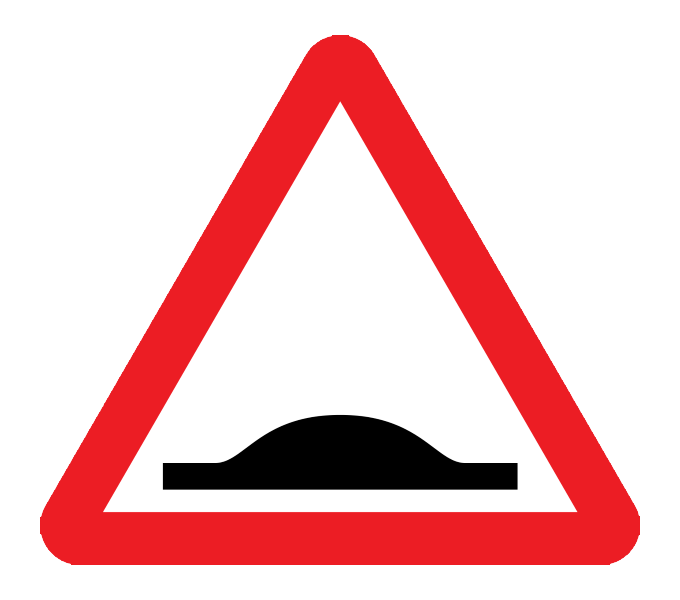
%> input picture sinalLomba.png, 680 x 600 px
$ octave exeCircularidade.m   (GNU Octave 9; MATLAB toolbox functions it lacks are replaced by stand-ins)
%> lines starting %> are read from the running program, lines starting %| are printed output that depends on the picture; in (x1, y1, x2, y2) boxes, pixels count from 0 and x2, y2 are one past the last pixel; in counts of white or black regions, pixels touching at a corner belong together; the program's own positions count from 1
### createMaskYellowHSV.m
function [BW,maskedRGBImage] = createMaskYellowHSV(RGB)
%createMask  Threshold RGB image using auto-generated code from colorThresholder app.
%  [BW,MASKEDRGBIMAGE] = createMask(RGB) thresholds image RGB using
%  auto-generated code from the colorThresholder app. The colorspace and
%  range for each channel of the colorspace were set within the app. The
%  segmentation mask is returned in BW, and a composite of the mask and
%  original RGB images is returned in maskedRGBImage.

% Auto-generated by colorThresholder app on 18-Oct-2022
%------------------------------------------------------


% Convert RGB image to chosen color space
I = rgb2hsv(RGB);

% Define thresholds for channel 1 based on histogram settings
channel1Min = 0.131;
channel1Max = 0.182;

% Define thresholds for channel 2 based on histogram settings
channel2Min = 0.755;
channel2Max = 1.000;

% Define thresholds for channel 3 based on histogram settings
channel3Min = 0.863;
channel3Max = 1.000;

% Create mask based on chosen histogram thresholds
sliderBW = (I(:,:,1) >= channel1Min ) & (I(:,:,1) <= channel1Max) & ...
    (I(:,:,2) >= channel2Min ) & (I(:,:,2) <= channel2Max) & ...
    (I(:,:,3) >= channel3Min ) & (I(:,:,3) <= channel3Max);
BW = sliderBW;

% Initialize output masked image based on input image.
maskedRGBImage = RGB;

% Set background pixels where BW is false to zero.
maskedRGBImage(repmat(~BW,[1 1 3])) = 0;

end

### createMaskRedHSV.m
function [BW,maskedRGBImage] = createMaskRedHSV(RGB)
%createMask  Threshold RGB image using auto-generated code from colorThresholder app.
%  [BW,MASKEDRGBIMAGE] = createMask(RGB) thresholds image RGB using
%  auto-generated code from the colorThresholder app. The colorspace and
%  range for each channel of the colorspace were set within the app. The
%  segmentation mask is returned in BW, and a composite of the mask and
%  original RGB images is returned in maskedRGBImage.

% Auto-generated by colorThresholder app on 18-Oct-2022
%------------------------------------------------------


% Convert RGB image to chosen color space
I = rgb2hsv(RGB);

% Define thresholds for channel 1 based on histogram settings
channel1Min = 0.859;
channel1Max = 0.103;

% Define thresholds for channel 2 based on histogram settings
channel2Min = 0.742;
channel2Max = 1.000;

% Define thresholds for channel 3 based on histogram settings
channel3Min = 0.775;
channel3Max = 0.970;

% Create mask based on chosen histogram thresholds
sliderBW = ( (I(:,:,1) >= channel1Min) | (I(:,:,1) <= channel1Max) ) & ...
    (I(:,:,2) >= channel2Min ) & (I(:,:,2) <= channel2Max) & ...
    (I(:,:,3) >= channel3Min ) & (I(:,:,3) <= channel3Max);
BW = sliderBW;

% Initialize output masked image based on input image.
maskedRGBImage = RGB;

% Set background pixels where BW is false to zero.
maskedRGBImage(repmat(~BW,[1 1 3])) = 0;

end

### createMaskBlackHSV.m
function [BW,maskedRGBImage] = createMaskBlackHSV(RGB)
%createMask  Threshold RGB image using auto-generated code from colorThresholder app.
%  [BW,MASKEDRGBIMAGE] = createMask(RGB) thresholds image RGB using
%  auto-generated code from the colorThresholder app. The colorspace and
%  range for each channel of the colorspace were set within the app. The
%  segmentation mask is returned in BW, and a composite of the mask and
%  original RGB images is returned in maskedRGBImage.

% Auto-generated by colorThresholder app on 04-Nov-2022
%------------------------------------------------------


% Convert RGB image to chosen color space
I = rgb2hsv(RGB);

% Define thresholds for channel 1 based on histogram settings
channel1Min = 0.879;
channel1Max = 0.019;

% Define thresholds for channel 2 based on histogram settings
channel2Min = 0.000;
channel2Max = 0.000;

% Define thresholds for channel 3 based on histogram settings
channel3Min = 0.000;
channel3Max = 0.069;

% Create mask based on chosen histogram thresholds
sliderBW = ( (I(:,:,1) >= channel1Min) | (I(:,:,1) <= channel1Max) ) & ...
    (I(:,:,2) >= channel2Min ) & (I(:,:,2) <= channel2Max) & ...
    (I(:,:,3) >= channel3Min ) & (I(:,:,3) <= channel3Max);
BW = sliderBW;

% Initialize output masked image based on input image.
maskedRGBImage = RGB;

% Set background pixels where BW is false to zero.
maskedRGBImage(repmat(~BW,[1 1 3])) = 0;

end

### m_minbbarea.m
function [areaBB] = m_minbbarea(m_bin)
    [B,~,N] = bwboundaries(m_bin);
    areaBB = NaN(N,1);
    for k=1:N
       boundary = B{k};
       [~,~,boxArea] = minboundrectla( boundary(:,2), boundary(:,1));  %x and y are flipped in images
       areaBB(k) = boxArea;  %filled area vs box area
    end
end

### exeCircularidade.m
clear all
close all
clc

%% Declara玢o de vari醰eis
im = imread('sinalLomba.png');  % carregar imagem
%> im is the input picture: size 600x680x3 uint8; mean R, G, B 240.4, 196.4, 197.9
n = 0; % inicia com o valor 0
maskRed = 0;
maskYellow = 0;
maskBlue = 0;

%% Aplica玢o de m醩caras
while n < 3
    switch n
        case 0 % Amarelo
            m_bin = createMaskYellowHSV(im); % aplicar um threshold
            %figure, imshow(m_bin)
            BW2 = imfill(m_bin,'holes');
            % Algoritmo que diz o n鷐ero de objetos e conectividade
            cc = bwconncomp(m_bin);
            numObj = cc.NumObjects; % get the number os objects
            % Se n鉶 for amarelo passa para o pr髕imo
            if numObj == 0
                n = n + 1;
            else  % Se for amarelo termina o loop
                n = 3;
                maskYellow = 1;
            end
        case 1 % Vermelho
            m_bin = createMaskRedHSV(im); % aplicar um threshold
            %figure, imshow(m_bin)
            BW2 = imfill(m_bin,'holes');
            cc = bwconncomp(BW2);
            numObj = cc.NumObjects; % get the number os objects
            if numObj == 0
                n = n + 1;
            else  % Se for amarelo termina o loop
                n = 3;
                maskRed = 1;
            end
        case 2 % Azul
            m_bin = createMaskBlueHSV(im); % aplicar um threshold
            %figure, imshow(m_bin)
            BW2 = imfill(m_bin,'holes');
            maskBlue = 1;
            n = n + 1;
    end
end
%> this loop made 2 passes
%> (cc, numObj) on passes 1 to 2: (0 connected components, 0), (1 connected component, 1)
%> pass 2, in createMaskRedHSV, `sliderBW = ( (I(:,:,1) >= channel1Min) | (I(:,:,1) <= channel1Max) ) &..`:
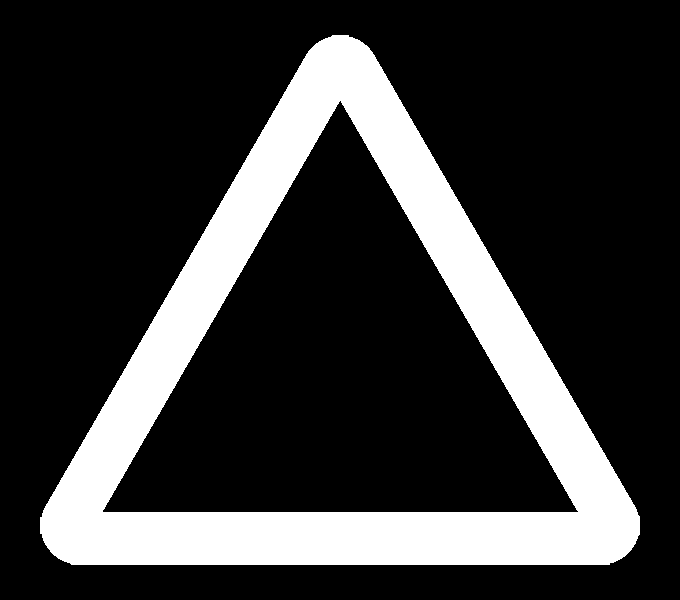
%> sliderBW: size 600x680 logical; 21.1% white; 1 white region, box (x1, y1, x2, y2) and area: (40, 35, 640, 565) 86137
%> pass 2, `BW2 = imfill(m_bin,'holes');`:
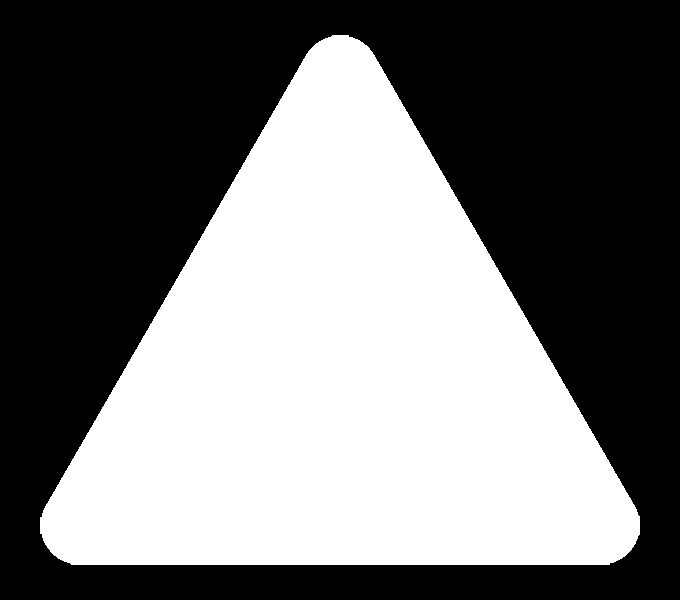
%> BW2: size 600x680 logical; 45.1% white; 1 white region, box (x1, y1, x2, y2) and area: (40, 35, 640, 565) 183880
%> after the loop, maskBlue = 0; maskRed = 1; maskYellow = 0; n = 3

%%  Multiplicar as imagens
multi = uint8(BW2);
submask = im.*multi;
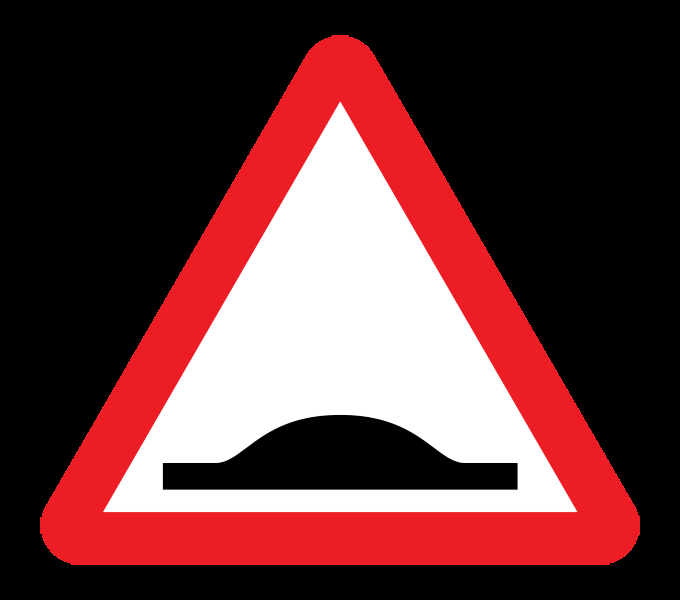
%> submask: size 600x680x3 uint8; mean R, G, B 100.3, 56.5, 58

filterBlack = createMaskBlackHSV(submask);
%> in createMaskBlackHSV, `sliderBW = ( (I(:,:,1) >= channel1Min) | (I(:,:,1) <= channel1Max) ) &..`:
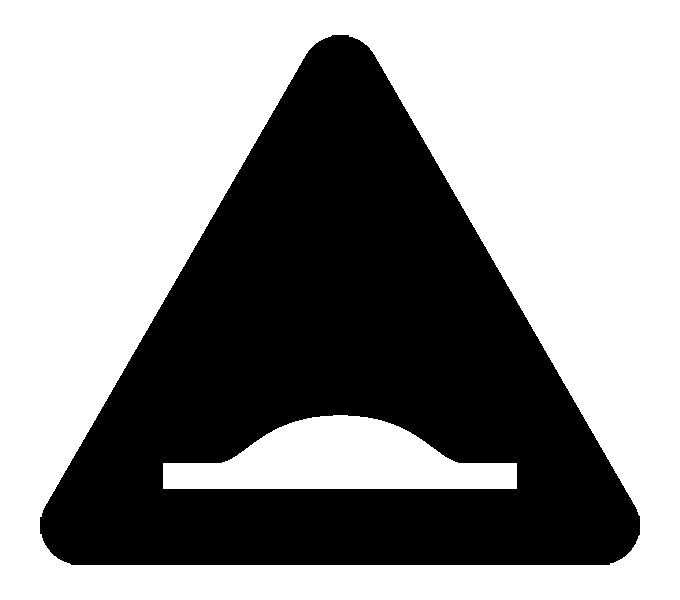
%> sliderBW: size 600x680 logical; 59% white; 1 black region, box (x1, y1, x2, y2) and area: (40, 35, 640, 565) 167312
multi2 = uint8(submask);
submask2 = im.*multi2;
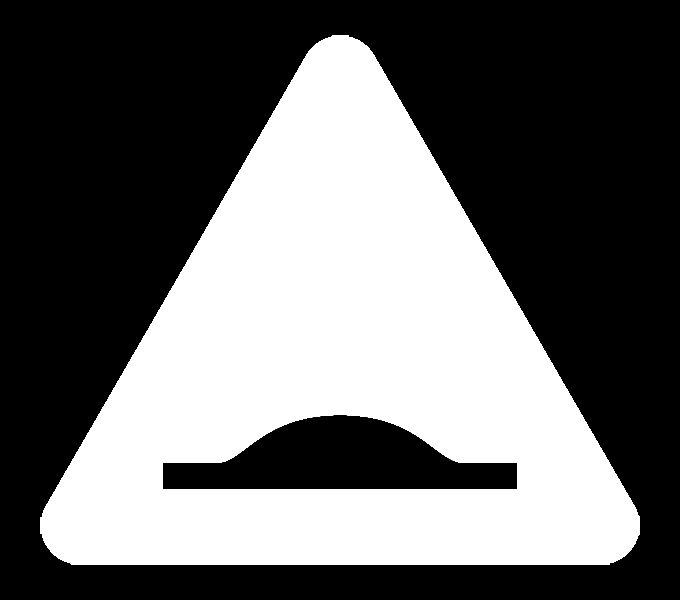
%> submask2: size 600x680x3 uint8; min 0, max 255, mean 104.6
% Algoritmo que diz o n鷐ero de objetos e conectividade

figure, imshow(filterBlack)

cc = bwconncomp(filterBlack);
%> cc = 2 connected components
numObj = cc.NumObjects; % get the number os objects
%> numObj = 2
disp(numObj) % check the number of objects
%| 2

% Aceder ao objeto
m_obj = cc.PixelIdxList{numObj};

% Colocar a imagem a 0 - preto
% 1 - x / 2 - y ImageSize: [408 410]
m_final = zeros(size(filterBlack,1), size(filterBlack,2));

% Isolar o objeto
m_final(m_obj) = 0;
%> m_final: size 600x680 double; every value is 0

figure, imshow(m_final)
objectMask = m_final; % mudar aqui para alterar regionprops


%% RegionProps
stats =  regionprops(objectMask,'Centroid','BoundingBox', 'Circularity','MajorAxisLength','MinorAxisLength','Area');
%> stats = 0 regions
Centroid = cat(1, stats.Centroid);
%> Centroid = []
Area = cat(1,stats.Area);
%> Area = []
Ratio = cat(1,stats.MajorAxisLength) / cat(1,stats.MinorAxisLength);
%> Ratio = []
MajorAxis = cat(1,stats.MajorAxisLength);
%> MajorAxis = []
CircleMetric = cat(1,stats.Circularity);  %circularity metric
%> CircleMetric = []
SquareMetric = Ratio;
%> SquareMetric = []
TriangleMetric = NaN(length(CircleMetric),1);
%> TriangleMetric = []

boxArea = m_minbbarea(objectMask);
%> in m_minbbarea, `[B,~,N] = bwboundaries(m_bin);`: B = {}; N = 0
%> in m_minbbarea, `areaBB = NaN(N,1);`: areaBB = []
%> boxArea = []

%for each boundary, fit to bounding box, and calculate some parameters
for k=1:length(TriangleMetric),
    TriangleMetric(k) = Area(k)/boxArea(k);  %filled area vs box area
end
disp(Area)
%| [](0x0)

%% Shape Identification
%define some thresholds for each metric
%do in order of circle, triangle, square, rectangle to avoid assigning the
%same shape to multiple objects
isCircle =   (CircleMetric > 0.95);
%> isCircle = []
isTriangle = ~isCircle & (TriangleMetric < 0.65);
%> isTriangle = []
isSquare =   ~isCircle & ~isTriangle & (SquareMetric < 1) & (TriangleMetric > 0.9);
%> isSquare = []
isRectangle = ~isCircle & ~isTriangle & ~isSquare & (TriangleMetric > 0.9);
%> isRectangle = []
isPentagono= ~isCircle & ~isTriangle & ~isSquare & ~isRectangle;%isn't any of these
%> isPentagono = []

%assign shape to each object
whichShape = cell(length(TriangleMetric),1);
whichShape(isCircle) = {'Circle'};
whichShape(isTriangle) = {'Triangle'};
whichShape(isSquare) = {'Square'};
whichShape(isRectangle)= {'Rectangle'};
whichShape(isPentagono)= {'Pentagono/hexagono'};
% Mostra na figura o objeto detetado
RGB = label2rgb(bwlabel(objectMask));
%> RGB: size 600x680x3 uint8; every value is 255
%figure, imshow(RGB);
hold on;
pause(1)
Combined = [CircleMetric, SquareMetric, TriangleMetric];
%> Combined = []
for k=1:length(TriangleMetric),
    %display metric values and which shape next to object
    %Txt = sprintf('C=%0.3f S=%0.3f T=%0.3f',  Combined(k,:));
   %text( Centroid(k,1)-20, Centroid(k,2), Txt);
    text( Centroid(k,1)-20, Centroid(k,2)+20, whichShape{k});
end
% Fazer BBox
rectangle('Position',[stats.BoundingBox(1),stats.BoundingBox(2),stats.BoundingBox(3),stats.BoundingBox(4)],...
'EdgeColor','b','LineWidth',2)
%> (this line was passed over: rectangle is not available in this run)
hold off

%% Signal Identification
if isRectangle == 1
    if numObj > 1
        disp("Semaforo")
    end
elseif isCircle == 1
    if maskRed == 1
        if numObj ~= 0
            disp("Proibido Ultrapassar")
        else
            disp("Proibido")
        end
    elseif maskBlue == 1
        cc = bwconncomp(m_bin);
        numObj = cc.NumObjects; % get the number os objects
        if numObj == 3
            disp("Rotunda")
        end
    end

elseif isSquare == 1
     disp("Semaforo")
elseif isPentagono == 1
     disp("Semaforo")
elseif isTriangle == 1
    if Area >= 19000
        disp("Neve");
    elseif numObj > 2
        disp("Cedencia");
    else
        disp("Lomba");
    end
end

$ run again, with sinalCedencia.png copied over sinalLomba.png
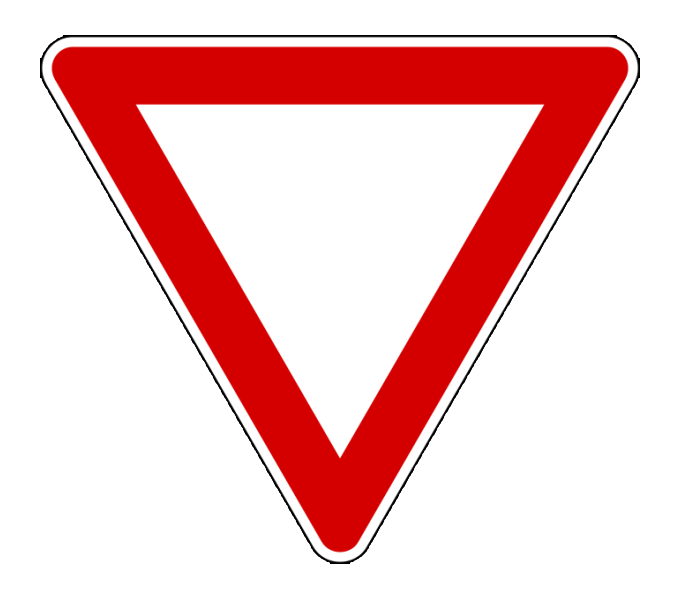
%> input picture sinalCedencia.png, 680 x 600 px
%> im is the input picture: size 600x680x3 uint8; mean R, G, B 243.3, 198.2, 198.2
%> the loop `while n < 3` made 2 passes
%> (cc, numObj) on passes 1 to 2: (0 connected components, 0), (1 connected component, 1)
%> pass 2, in createMaskRedHSV, `sliderBW = ( (I(:,:,1) >= channel1Min) | (I(:,:,1) <= channel1Max) ) &..`:
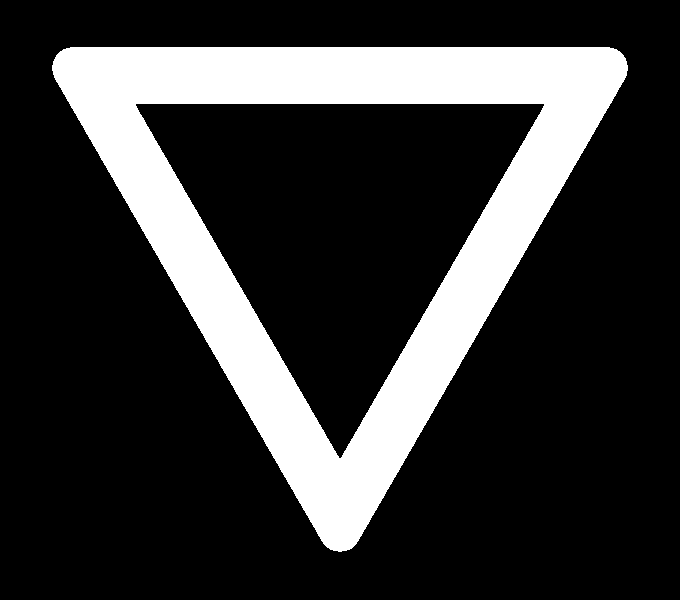
%> sliderBW: size 600x680 logical; 21% white; 1 white region, box (x1, y1, x2, y2) and area: (52, 47, 628, 552) 85839
%> after the loop `while n < 3`: maskBlue = 0; maskRed = 1; maskYellow = 0; n = 3
%> maskedRGBImage: size 600x680x3 uint8; every value is 0
%> `submask2 = im.*multi2;`:
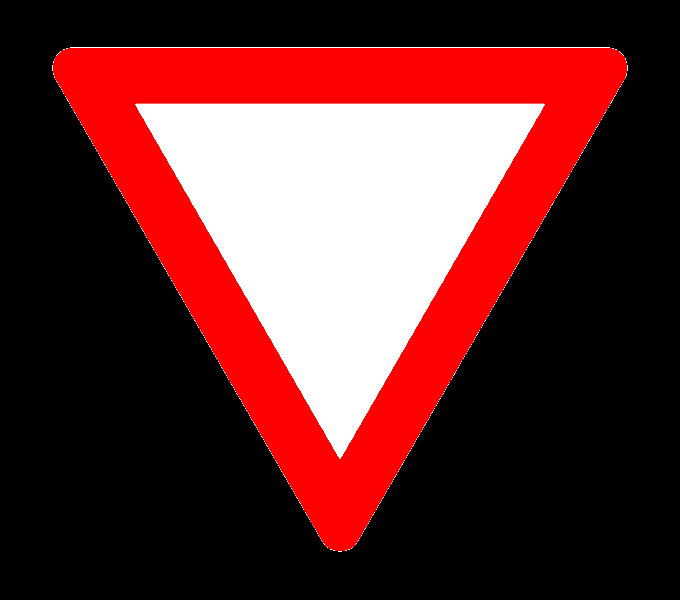
%> submask2: size 600x680x3 uint8; mean R, G, B 99.1, 46.5, 46.5
%| 1
%> m_final: size 600x680 double; every value is 0
%> stats = 0 regions
%> Centroid = []
%> B = {}; N = 0
%> areaBB = []
%| [](0x0)
%> RGB: size 600x680x3 uint8; every value is 255

$ run again, with sinalDireita.png copied over sinalLomba.png
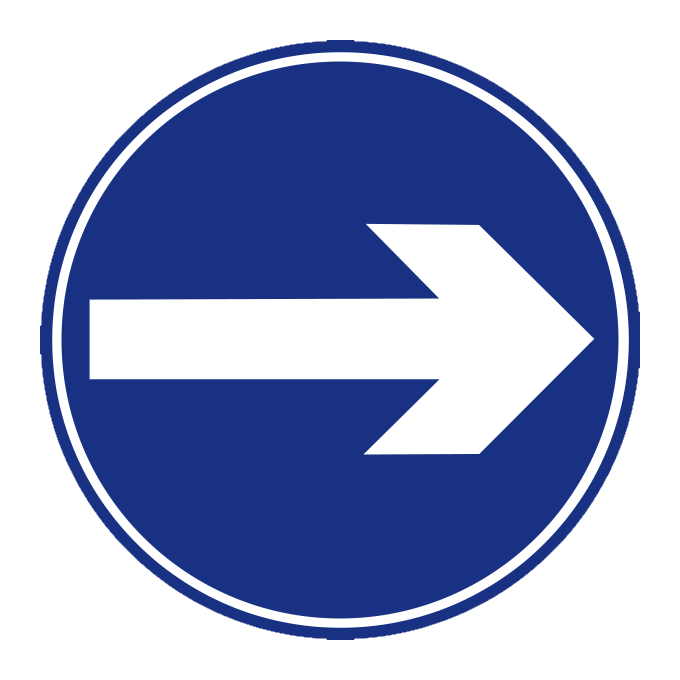
%> input picture sinalDireita.png, 680 x 680 px
%> im is the input picture: size 680x680x3 uint8; mean R, G, B 150.7, 161.9, 198.5
%> the loop `while n < 3` made 3 passes
%> (cc, numObj) on passes 1 to 2: (0 connected components, 0), (0 connected components, 0)
%> pass 3, in createMaskBlueHSV, ``:
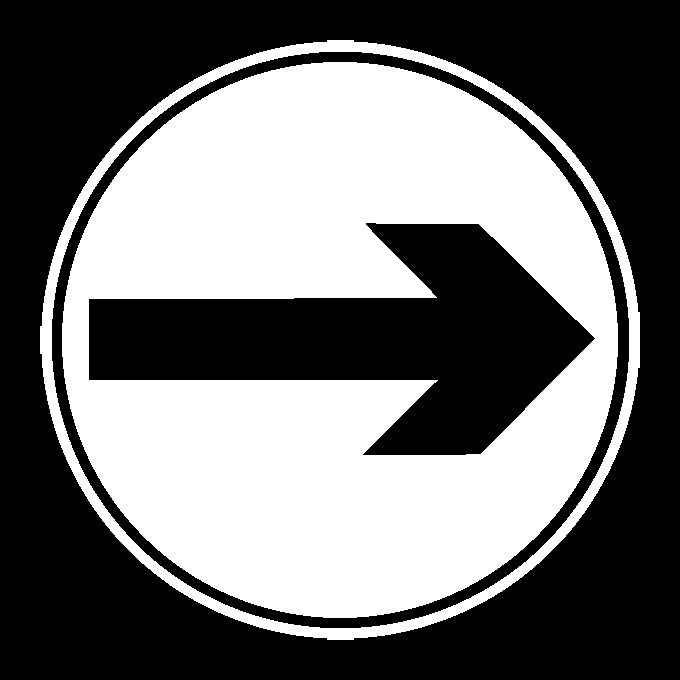
%> sliderBW: size 680x680 logical; 44.4% white; 2 white regions, box (x1, y1, x2, y2) and area: (62, 62, 618, 618) 186018, (40, 40, 640, 640) 19070
%> after the loop `while n < 3`: maskBlue = 1; maskRed = 0; n = 3
%> `submask = im.*multi;`:
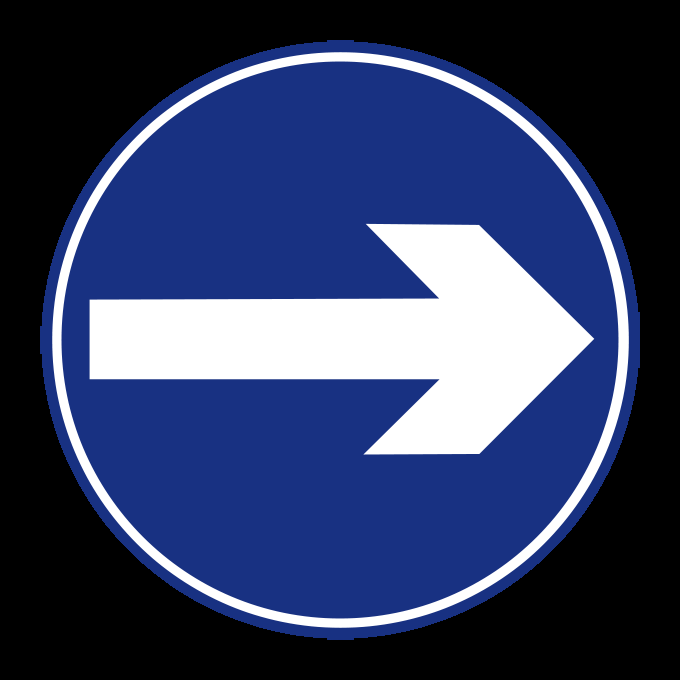
%> submask: size 680x680x3 uint8; mean R, G, B 51, 62.3, 98.7
%> maskedRGBImage: size 680x680x3 uint8; every value is 0
%> submask2: size 680x680x3 uint8; 60.7% white; 1 black region, box (x1, y1, x2, y2) and area: (0, 0, 680, 680) 181683
%> `cc = bwconncomp(filterBlack);`: cc = 1 connected component
%> `numObj = cc.NumObjects;`: numObj = 1
%| 1
%> m_final: size 680x680 double; every value is 0
%> stats = 0 regions
%> Centroid = []
%> B = {}; N = 0
%> areaBB = []
%| [](0x0)
%> RGB: size 680x680x3 uint8; every value is 255
